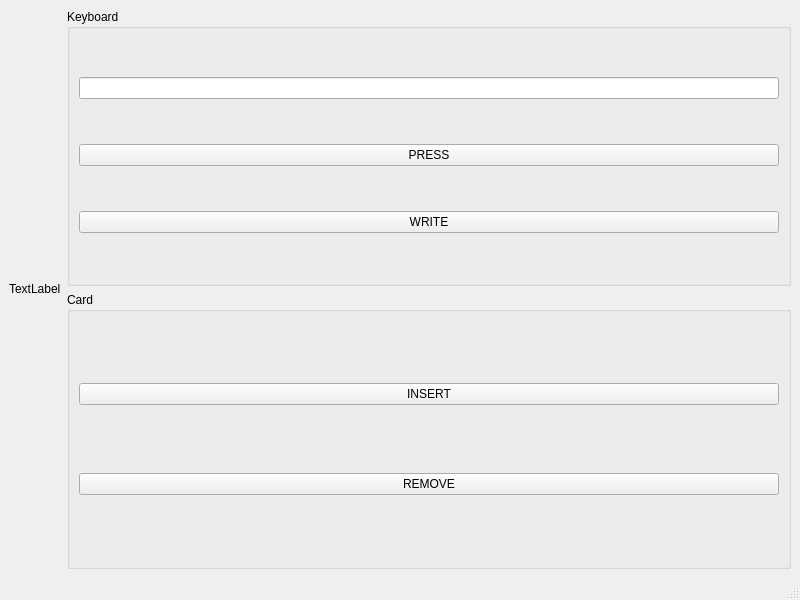
<?xml version="1.0" encoding="UTF-8"?>
<ui version="4.0">
 <class>MainWindow</class>
 <widget class="QMainWindow" name="MainWindow">
  <property name="geometry">
   <rect>
    <x>0</x>
    <y>0</y>
    <width>800</width>
    <height>600</height>
   </rect>
  </property>
  <property name="windowTitle">
   <string>MainWindow</string>
  </property>
  <widget class="QWidget" name="centralwidget">
   <layout class="QHBoxLayout" name="horizontalLayout_2">
    <item>
     <layout class="QHBoxLayout" name="horizontalLayout">
      <item>
       <widget class="QLabel" name="cameraView">
        <property name="text">
         <string>TextLabel</string>
        </property>
       </widget>
      </item>
      <item>
       <layout class="QVBoxLayout" name="verticalLayout">
        <item>
         <widget class="QGroupBox" name="groupBox">
          <property name="title">
           <string>Keyboard</string>
          </property>
          <layout class="QVBoxLayout" name="verticalLayout_2">
           <item>
            <widget class="QLineEdit" name="inputKeyboard"/>
           </item>
           <item>
            <widget class="QPushButton" name="buttonKeyboardPress">
             <property name="text">
              <string>PRESS</string>
             </property>
            </widget>
           </item>
           <item>
            <widget class="QPushButton" name="buttonKeyboardWrite">
             <property name="text">
              <string>WRITE</string>
             </property>
            </widget>
           </item>
          </layout>
         </widget>
        </item>
        <item>
         <widget class="QGroupBox" name="groupBox_2">
          <property name="title">
           <string>Card</string>
          </property>
          <layout class="QVBoxLayout" name="verticalLayout_3">
           <item>
            <widget class="QPushButton" name="buttonCardInsert">
             <property name="text">
              <string>INSERT</string>
             </property>
            </widget>
           </item>
           <item>
            <widget class="QPushButton" name="buttonCardRemove">
             <property name="text">
              <string>REMOVE</string>
             </property>
            </widget>
           </item>
          </layout>
         </widget>
        </item>
       </layout>
      </item>
     </layout>
    </item>
   </layout>
  </widget>
  <widget class="QMenuBar" name="menubar">
   <property name="geometry">
    <rect>
     <x>0</x>
     <y>0</y>
     <width>800</width>
     <height>22</height>
    </rect>
   </property>
  </widget>
  <widget class="QStatusBar" name="statusbar"/>
 </widget>
 <resources/>
 <connections/>
</ui>
